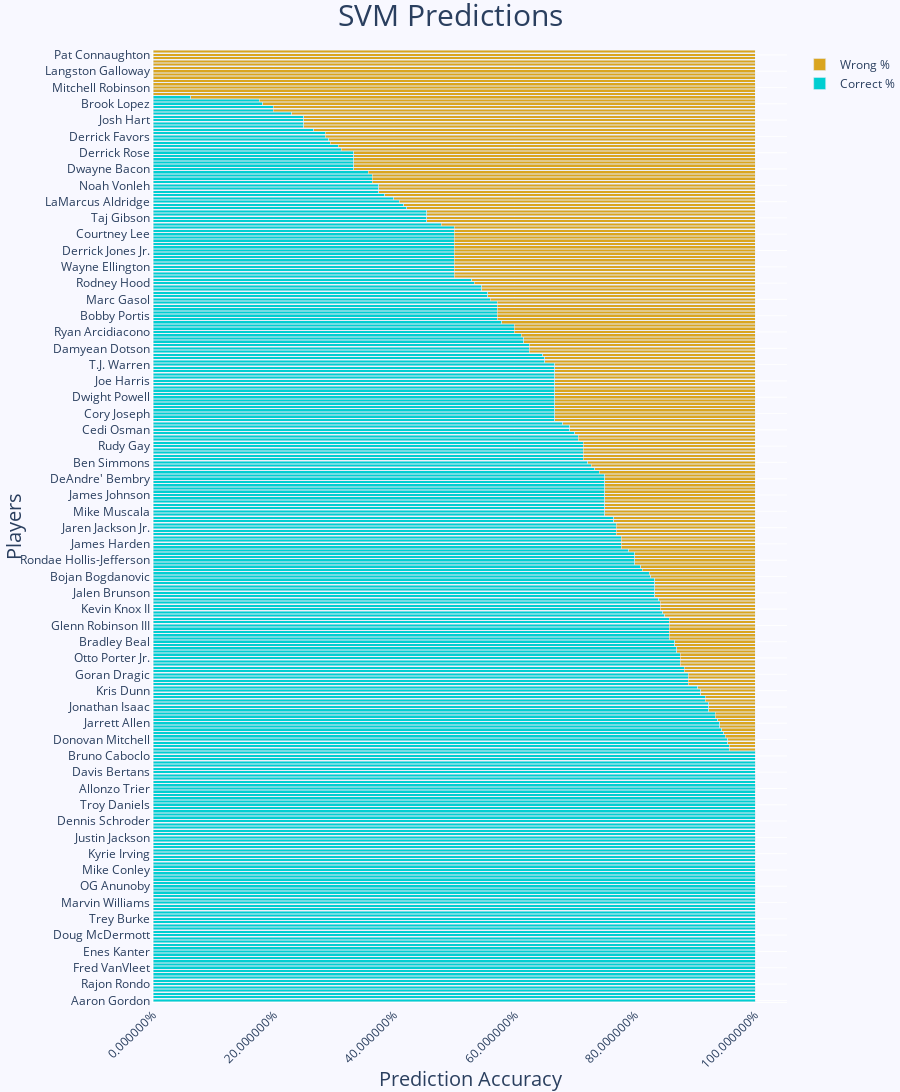

The notebook cell this image was saved under:
### Code cell
data = df[['correct_grid_pct', 'wrong_grid_pct']].sort_values(by='correct_grid_pct', ascending=False)[:]

fig = go.Figure()

# correct trace
fig.add_trace(go.Bar(
    y=data.index.values,
    x=data['correct_grid_pct'],
    name='Correct %',
    marker_color='darkturquoise',
    orientation='h',
))

# wrong trace
fig.add_trace(go.Bar(
    y=data.index.values,
    x=data['wrong_grid_pct'],
    name='Wrong %',
    marker_color='goldenrod',
    orientation='h',
))

fig.update_layout(
    xaxis=dict(
        showgrid=True,
        showline=True,
        showticklabels=True,
        zeroline=False,
        domain=[0, 1],
        title_text='Prediction Accuracy',
        titlefont=dict(size=20),
    ),
    yaxis=dict(
        showgrid=True,
        showline=True,
        showticklabels=True,
        zeroline=False,
        title_text='Players',
        ticktext=data.index.values,
        tickmode='array',
        titlefont=dict(size=20),
    ),
    title={
        'text': 'SVM Predictions',
        'y':.995,
        'x':0.5,
        'xanchor': 'center',
        'yanchor': 'top',
        'font':{
            'size':30
        }
    },
    barmode='group',
    xaxis_tickangle=-45,
    xaxis_tickformat = '%',
    # yaxis_tickangle=-45,
    paper_bgcolor='rgb(248, 248, 255)',
    plot_bgcolor='rgb(248, 248, 255)',
    margin=dict(l=10, r=0, t=50, b=10),
    showlegend=True,
    autosize=False,
    width=900, height=5000
)

# Here we modify the tickangle of the xaxis, resulting in rotated labels.
fig.update_layout(barmode='stack', xaxis_tickangle=-45)
fig.show()

### Figure 1 — Plotly figure (JSON) as saved in the notebook; plotly's stock layout.template omitted (floating-point values rounded to 4 significant figures; data arrays with more than 128 entries replaced by an {"elided": "..."} marker saying what was removed)
{"data": [{"marker": {"color": "darkturquoise"}, "name": "Correct %", "orientation": "h", "type": "bar", "x": {"elided": "292 float values"}, "y": {"elided": "292 str values"}}, {"marker": {"color": "goldenrod"}, "name": "Wrong %", "orientation": "h", "type": "bar", "x": {"elided": "292 float values"}, "y": {"elided": "292 str values"}}], "layout": {"autosize": false, "barmode": "stack", "height": 5000, "margin": {"b": 10, "l": 10, "r": 0, "t": 50}, "paper_bgcolor": "rgb(248, 248, 255)", "plot_bgcolor": "rgb(248, 248, 255)", "showlegend": true, "title": {"font": {"size": 30}, "text": "SVM Predictions", "x": 0.5, "xanchor": "center", "y": 0.995, "yanchor": "top"}, "width": 900, "xaxis": {"domain": [0, 1], "showgrid": true, "showline": true, "showticklabels": true, "tickangle": -45, "tickformat": "%", "title": {"font": {"size": 20}, "text": "Prediction Accuracy"}, "zeroline": false}, "yaxis": {"showgrid": true, "showline": true, "showticklabels": true, "tickmode": "array", "ticktext": {"elided": "292 str values"}, "title": {"font": {"size": 20}, "text": "Players"}, "zeroline": false}}}
